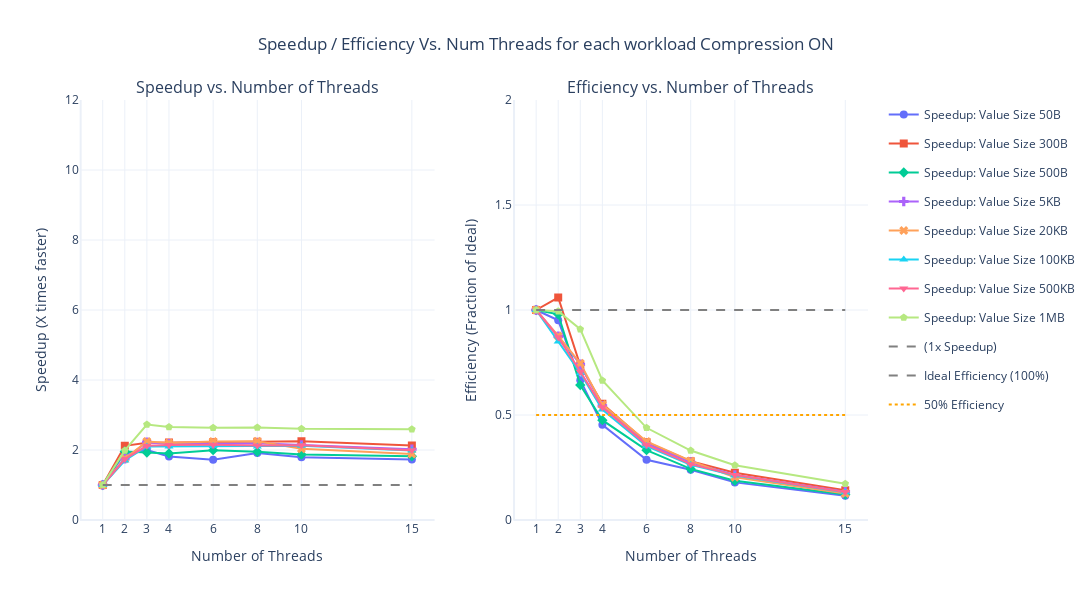
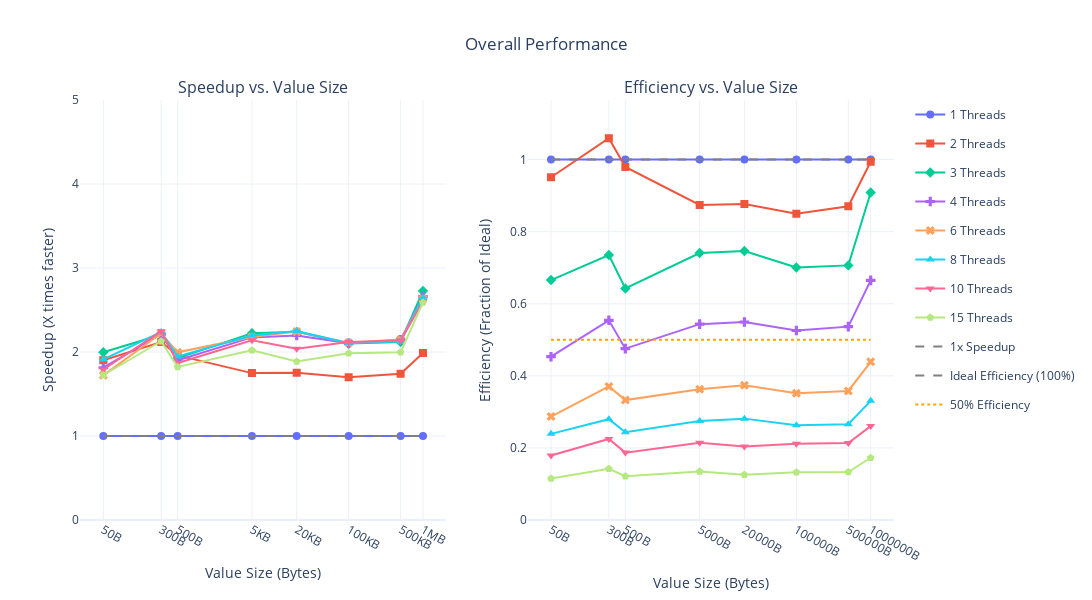
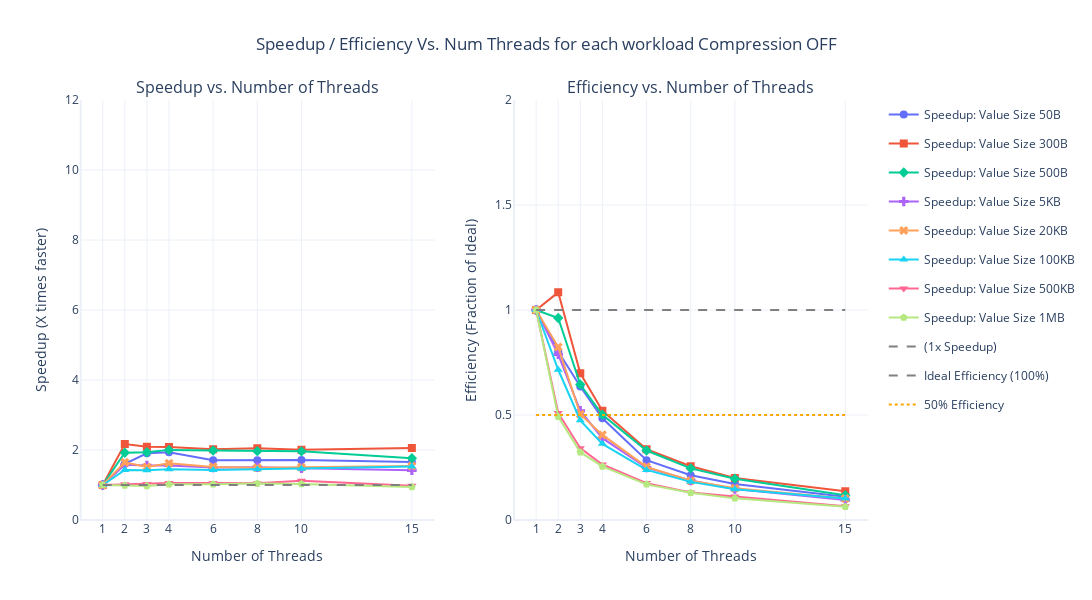
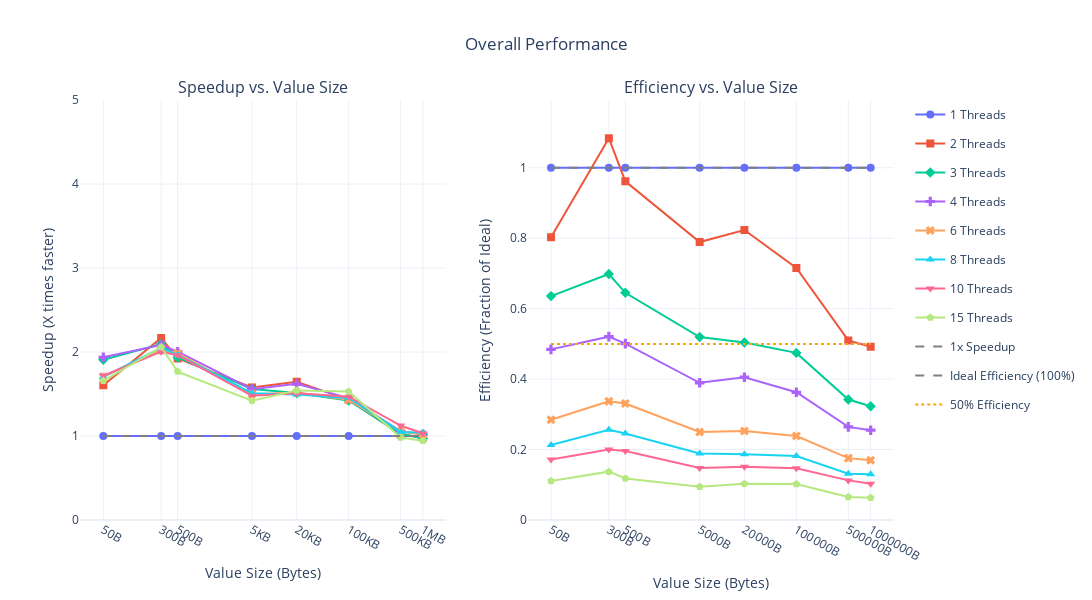

The cell these charts' notebook holds for them, in order:
### Markdown cell above
## Loading and Plotting The Speed up and efficiency of the program for differnet thread configs and workloads

### Code cell
test_configs = [
    {"num_keys": 50.0, "value_size": 50},
    {"num_keys": 50.0, "value_size": 300},
    {"num_keys": 50.0, "value_size": 500},
    {"num_keys": 3.0, "value_size": 5000},
    {"num_keys": 3.0, "value_size": 20000},
    {"num_keys": 0.5, "value_size": 100000},
    {"num_keys": 0.1, "value_size": 500000},
    {"num_keys": 0.1, "value_size": 1000000},

    ]


def load_df(test_config: dict, compression_on: bool):
    num_keys = test_config["num_keys"]
    value_size = test_config["value_size"]
    compression_str = "yes" if compression_on else "no"
    df = pd.read_csv(f"load_summary_{num_keys}keys_{value_size}B_comp-yes_csum-yes.csv")
    ret_df = df[df["rdbcompression"] == compression_str].copy()
    return ret_df


dfs_compression_on = [load_df(config, compression_on=True) for config in test_configs]
dfs_compression_on = [calculate_speedup_and_efficiency(df) for df in dfs_compression_on]
dfs_compression_off = [load_df(config, compression_on=False) for config in test_configs]
dfs_compression_off = [calculate_speedup_and_efficiency(df) for df in dfs_compression_off]

print("\n" + "="*50) # Top border
print("                 COMPRESSION ON")
print("="*50 + "\n") # Bottom border

all_workload_names = [f"Value Size {format_size(config["value_size"])}" for config in test_configs]
plot_performance_by_workload_on_threads(dfs_compression_on, all_workload_names, "Speedup / Efficiency Vs. Num Threads for each workload Compression ON")
plot_combined_workload_performance(dfs_compression_on )

print("\n" + "="*50) # Top border
print("                 COMPRESSION OFF")
print("="*50 + "\n") # Bottom border

plot_performance_by_workload_on_threads(dfs_compression_off, all_workload_names, "Speedup / Efficiency Vs. Num Threads for each workload Compression OFF")
plot_combined_workload_performance(dfs_compression_off)

### Figure 1 — Plotly figure (JSON) as saved in the notebook; plotly's stock layout.template omitted (floating-point values rounded to 4 significant figures)
{"data": [{"legendgroup": "Value Size 50B", "line": {"color": "#636EFA", "width": 2}, "marker": {"size": 8, "symbol": "circle"}, "mode": "lines+markers", "name": "Speedup: Value Size 50B", "showlegend": true, "type": "scatter", "x": [1, 2, 3, 4, 6, 8, 10, 15], "xaxis": "x", "y": [1.0, 1.902, 1.997, 1.813, 1.722, 1.912, 1.792, 1.726], "yaxis": "y"}, {"legendgroup": "Value Size 300B", "line": {"color": "#EF553B", "width": 2}, "marker": {"size": 8, "symbol": "square"}, "mode": "lines+markers", "name": "Speedup: Value Size 300B", "showlegend": true, "type": "scatter", "x": [1, 2, 3, 4, 6, 8, 10, 15], "xaxis": "x", "y": [1.0, 2.119, 2.206, 2.216, 2.223, 2.238, 2.248, 2.128], "yaxis": "y"}, {"legendgroup": "Value Size 500B", "line": {"color": "#00CC96", "width": 2}, "marker": {"size": 8, "symbol": "diamond"}, "mode": "lines+markers", "name": "Speedup: Value Size 500B", "showlegend": true, "type": "scatter", "x": [1, 2, 3, 4, 6, 8, 10, 15], "xaxis": "x", "y": [1.0, 1.96, 1.927, 1.902, 1.996, 1.947, 1.869, 1.822], "yaxis": "y"}, {"legendgroup": "Value Size 5KB", "line": {"color": "#AB63FA", "width": 2}, "marker": {"size": 8, "symbol": "cross"}, "mode": "lines+markers", "name": "Speedup: Value Size 5KB", "showlegend": true, "type": "scatter", "x": [1, 2, 3, 4, 6, 8, 10, 15], "xaxis": "x", "y": [1.0, 1.749, 2.223, 2.174, 2.177, 2.196, 2.141, 2.021], "yaxis": "y"}, {"legendgroup": "Value Size 20KB", "line": {"color": "#FFA15A", "width": 2}, "marker": {"size": 8, "symbol": "x"}, "mode": "lines+markers", "name": "Speedup: Value Size 20KB", "showlegend": true, "type": "scatter", "x": [1, 2, 3, 4, 6, 8, 10, 15], "xaxis": "x", "y": [1.0, 1.753, 2.24, 2.198, 2.243, 2.25, 2.039, 1.888], "yaxis": "y"}, {"legendgroup": "Value Size 100KB", "line": {"color": "#19D3F3", "width": 2}, "marker": {"size": 8, "symbol": "triangle-up"}, "mode": "lines+markers", "name": "Speedup: Value Size 100KB", "showlegend": true, "type": "scatter", "x": [1, 2, 3, 4, 6, 8, 10, 15], "xaxis": "x", "y": [1.0, 1.7, 2.101, 2.103, 2.111, 2.103, 2.118, 1.986], "yaxis": "y"}, {"legendgroup": "Value Size 500KB", "line": {"color": "#FF6692", "width": 2}, "marker": {"size": 8, "symbol": "triangle-down"}, "mode": "lines+markers", "name": "Speedup: Value Size 500KB", "showlegend": true, "type": "scatter", "x": [1, 2, 3, 4, 6, 8, 10, 15], "xaxis": "x", "y": [1.0, 1.741, 2.119, 2.146, 2.148, 2.127, 2.137, 1.996], "yaxis": "y"}, {"legendgroup": "Value Size 1MB", "line": {"color": "#B6E880", "width": 2}, "marker": {"size": 8, "symbol": "pentagon"}, "mode": "lines+markers", "name": "Speedup: Value Size 1MB", "showlegend": true, "type": "scatter", "x": [1, 2, 3, 4, 6, 8, 10, 15], "xaxis": "x", "y": [1.0, 1.988, 2.727, 2.659, 2.634, 2.645, 2.606, 2.591], "yaxis": "y"}, {"legendgroup": "ideal_speedup", "line": {"color": "gray", "dash": "dash"}, "mode": "lines", "name": "(1x Speedup)", "showlegend": true, "type": "scatter", "x": [1, 2, 3, 4, 6, 8, 10, 15], "xaxis": "x", "y": [1, 1, 1, 1, 1, 1, 1, 1], "yaxis": "y"}, {"legendgroup": "Value Size 50B", "line": {"color": "#636EFA", "width": 2}, "marker": {"size": 8, "symbol": "circle"}, "mode": "lines+markers", "name": "Efficiency: Value Size 50B", "showlegend": false, "type": "scatter", "x": [1, 2, 3, 4, 6, 8, 10, 15], "xaxis": "x2", "y": [1.0, 0.951, 0.6657, 0.4532, 0.287, 0.239, 0.1792, 0.1151], "yaxis": "y2"}, {"legendgroup": "Value Size 300B", "line": {"color": "#EF553B", "width": 2}, "marker": {"size": 8, "symbol": "square"}, "mode": "lines+markers", "name": "Efficiency: Value Size 300B", "showlegend": false, "type": "scatter", "x": [1, 2, 3, 4, 6, 8, 10, 15], "xaxis": "x2", "y": [1.0, 1.059, 0.7354, 0.554, 0.3706, 0.2798, 0.2248, 0.1419], "yaxis": "y2"}, {"legendgroup": "Value Size 500B", "line": {"color": "#00CC96", "width": 2}, "marker": {"size": 8, "symbol": "diamond"}, "mode": "lines+markers", "name": "Efficiency: Value Size 500B", "showlegend": false, "type": "scatter", "x": [1, 2, 3, 4, 6, 8, 10, 15], "xaxis": "x2", "y": [1.0, 0.9798, 0.6424, 0.4754, 0.3327, 0.2434, 0.1869, 0.1215], "yaxis": "y2"}, {"legendgroup": "Value Size 5KB", "line": {"color": "#AB63FA", "width": 2}, "marker": {"size": 8, "symbol": "cross"}, "mode": "lines+markers", "name": "Efficiency: Value Size 5KB", "showlegend": false, "type": "scatter", "x": [1, 2, 3, 4, 6, 8, 10, 15], "xaxis": "x2", "y": [1.0, 0.8743, 0.7409, 0.5434, 0.3629, 0.2745, 0.2141, 0.1347], "yaxis": "y2"}, {"legendgroup": "Value Size 20KB", "line": {"color": "#FFA15A", "width": 2}, "marker": {"size": 8, "symbol": "x"}, "mode": "lines+markers", "name": "Efficiency: Value Size 20KB", "showlegend": false, "type": "scatter", "x": [1, 2, 3, 4, 6, 8, 10, 15], "xaxis": "x2", "y": [1.0, 0.8767, 0.7466, 0.5494, 0.3738, 0.2813, 0.2039, 0.1259], "yaxis": "y2"}, {"legendgroup": "Value Size 100KB", "line": {"color": "#19D3F3", "width": 2}, "marker": {"size": 8, "symbol": "triangle-up"}, "mode": "lines+markers", "name": "Efficiency: Value Size 100KB", "showlegend": false, "type": "scatter", "x": [1, 2, 3, 4, 6, 8, 10, 15], "xaxis": "x2", "y": [1.0, 0.85, 0.7004, 0.5258, 0.3519, 0.2629, 0.2118, 0.1324], "yaxis": "y2"}, {"legendgroup": "Value Size 500KB", "line": {"color": "#FF6692", "width": 2}, "marker": {"size": 8, "symbol": "triangle-down"}, "mode": "lines+markers", "name": "Efficiency: Value Size 500KB", "showlegend": false, "type": "scatter", "x": [1, 2, 3, 4, 6, 8, 10, 15], "xaxis": "x2", "y": [1.0, 0.8706, 0.7064, 0.5366, 0.358, 0.2659, 0.2137, 0.1331], "yaxis": "y2"}, {"legendgroup": "Value Size 1MB", "line": {"color": "#B6E880", "width": 2}, "marker": {"size": 8, "symbol": "pentagon"}, "mode": "lines+markers", "name": "Efficiency: Value Size 1MB", "showlegend": false, "type": "scatter", "x": [1, 2, 3, 4, 6, 8, 10, 15], "xaxis": "x2", "y": [1.0, 0.9939, 0.9089, 0.6648, 0.439, 0.3306, 0.2606, 0.1727], "yaxis": "y2"}, {"legendgroup": "ideal_efficiency_1", "line": {"color": "gray", "dash": "dash"}, "mode": "lines", "name": "Ideal Efficiency (100%)", "showlegend": true, "type": "scatter", "x": [1, 2, 3, 4, 6, 8, 10, 15], "xaxis": "x2", "y": [1, 1, 1, 1, 1, 1, 1, 1], "yaxis": "y2"}, {"legendgroup": "ideal_efficiency_05", "line": {"color": "orange", "dash": "dot"}, "mode": "lines", "name": "50% Efficiency", "showlegend": true, "type": "scatter", "x": [1, 2, 3, 4, 6, 8, 10, 15], "xaxis": "x2", "y": [0.5, 0.5, 0.5, 0.5, 0.5, 0.5, 0.5, 0.5], "yaxis": "y2"}], "layout": {"annotations": [{"font": {"size": 16}, "showarrow": false, "text": "Speedup vs. Number of Threads", "x": 0.225, "xanchor": "center", "xref": "paper", "y": 1, "yanchor": "bottom", "yref": "paper"}, {"font": {"size": 16}, "showarrow": false, "text": "Efficiency vs. Number of Threads", "x": 0.775, "xanchor": "center", "xref": "paper", "y": 1, "yanchor": "bottom", "yref": "paper"}], "height": 600, "hovermode": "x unified", "showlegend": true, "title": {"text": "Speedup / Efficiency Vs. Num Threads for each workload Compression ON", "x": 0.5}, "width": 1200, "xaxis": {"anchor": "y", "domain": [0, 0.45], "tickmode": "array", "tickvals": [1, 2, 3, 4, 6, 8, 10, 15], "title": {"text": "Number of Threads"}}, "xaxis2": {"anchor": "y2", "domain": [0.55, 1], "tickmode": "array", "tickvals": [1, 2, 3, 4, 6, 8, 10, 15], "title": {"text": "Number of Threads"}}, "yaxis": {"anchor": "x", "domain": [0, 1], "range": [0, 12], "title": {"text": "Speedup (X times faster)"}}, "yaxis2": {"anchor": "x2", "domain": [0, 1], "range": [0, 2], "title": {"text": "Efficiency (Fraction of Ideal)"}}}}

### Figure 2 — Plotly figure (JSON) as saved in the notebook; plotly's stock layout.template omitted (floating-point values rounded to 4 significant figures)
{"data": [{"legendgroup": "1", "line": {"color": "#636EFA", "width": 2}, "marker": {"size": 8, "symbol": "circle"}, "mode": "lines+markers", "name": "1 Threads", "showlegend": true, "type": "scatter", "x": [50, 300, 500, 5000, 20000, 100000, 500000, 1000000], "xaxis": "x", "y": [1.0, 1.0, 1.0, 1.0, 1.0, 1.0, 1.0, 1.0], "yaxis": "y"}, {"legendgroup": "2", "line": {"color": "#EF553B", "width": 2}, "marker": {"size": 8, "symbol": "square"}, "mode": "lines+markers", "name": "2 Threads", "showlegend": true, "type": "scatter", "x": [50, 300, 500, 5000, 20000, 100000, 500000, 1000000], "xaxis": "x", "y": [1.902, 2.119, 1.96, 1.749, 1.753, 1.7, 1.741, 1.988], "yaxis": "y"}, {"legendgroup": "3", "line": {"color": "#00CC96", "width": 2}, "marker": {"size": 8, "symbol": "diamond"}, "mode": "lines+markers", "name": "3 Threads", "showlegend": true, "type": "scatter", "x": [50, 300, 500, 5000, 20000, 100000, 500000, 1000000], "xaxis": "x", "y": [1.997, 2.206, 1.927, 2.223, 2.24, 2.101, 2.119, 2.727], "yaxis": "y"}, {"legendgroup": "4", "line": {"color": "#AB63FA", "width": 2}, "marker": {"size": 8, "symbol": "cross"}, "mode": "lines+markers", "name": "4 Threads", "showlegend": true, "type": "scatter", "x": [50, 300, 500, 5000, 20000, 100000, 500000, 1000000], "xaxis": "x", "y": [1.813, 2.216, 1.902, 2.174, 2.198, 2.103, 2.146, 2.659], "yaxis": "y"}, {"legendgroup": "6", "line": {"color": "#FFA15A", "width": 2}, "marker": {"size": 8, "symbol": "x"}, "mode": "lines+markers", "name": "6 Threads", "showlegend": true, "type": "scatter", "x": [50, 300, 500, 5000, 20000, 100000, 500000, 1000000], "xaxis": "x", "y": [1.722, 2.223, 1.996, 2.177, 2.243, 2.111, 2.148, 2.634], "yaxis": "y"}, {"legendgroup": "8", "line": {"color": "#19D3F3", "width": 2}, "marker": {"size": 8, "symbol": "triangle-up"}, "mode": "lines+markers", "name": "8 Threads", "showlegend": true, "type": "scatter", "x": [50, 300, 500, 5000, 20000, 100000, 500000, 1000000], "xaxis": "x", "y": [1.912, 2.238, 1.947, 2.196, 2.25, 2.103, 2.127, 2.645], "yaxis": "y"}, {"legendgroup": "10", "line": {"color": "#FF6692", "width": 2}, "marker": {"size": 8, "symbol": "triangle-down"}, "mode": "lines+markers", "name": "10 Threads", "showlegend": true, "type": "scatter", "x": [50, 300, 500, 5000, 20000, 100000, 500000, 1000000], "xaxis": "x", "y": [1.792, 2.248, 1.869, 2.141, 2.039, 2.118, 2.137, 2.606], "yaxis": "y"}, {"legendgroup": "15", "line": {"color": "#B6E880", "width": 2}, "marker": {"size": 8, "symbol": "pentagon"}, "mode": "lines+markers", "name": "15 Threads", "showlegend": true, "type": "scatter", "x": [50, 300, 500, 5000, 20000, 100000, 500000, 1000000], "xaxis": "x", "y": [1.726, 2.128, 1.822, 2.021, 1.888, 1.986, 1.996, 2.591], "yaxis": "y"}, {"legendgroup": "ideal_speedup", "line": {"color": "gray", "dash": "dash"}, "mode": "lines", "name": "1x Speedup", "showlegend": true, "type": "scatter", "x": [50, 300, 500, 5000, 20000, 100000, 500000, 1000000], "xaxis": "x", "y": [1, 1, 1, 1, 1, 1, 1, 1], "yaxis": "y"}, {"legendgroup": "1", "line": {"color": "#636EFA", "width": 2}, "marker": {"size": 8, "symbol": "circle"}, "mode": "lines+markers", "name": "1 Threads", "showlegend": false, "type": "scatter", "x": [50, 300, 500, 5000, 20000, 100000, 500000, 1000000], "xaxis": "x2", "y": [1.0, 1.0, 1.0, 1.0, 1.0, 1.0, 1.0, 1.0], "yaxis": "y2"}, {"legendgroup": "2", "line": {"color": "#EF553B", "width": 2}, "marker": {"size": 8, "symbol": "square"}, "mode": "lines+markers", "name": "2 Threads", "showlegend": false, "type": "scatter", "x": [50, 300, 500, 5000, 20000, 100000, 500000, 1000000], "xaxis": "x2", "y": [0.951, 1.059, 0.9798, 0.8743, 0.8767, 0.85, 0.8706, 0.9939], "yaxis": "y2"}, {"legendgroup": "3", "line": {"color": "#00CC96", "width": 2}, "marker": {"size": 8, "symbol": "diamond"}, "mode": "lines+markers", "name": "3 Threads", "showlegend": false, "type": "scatter", "x": [50, 300, 500, 5000, 20000, 100000, 500000, 1000000], "xaxis": "x2", "y": [0.6657, 0.7354, 0.6424, 0.7409, 0.7466, 0.7004, 0.7064, 0.9089], "yaxis": "y2"}, {"legendgroup": "4", "line": {"color": "#AB63FA", "width": 2}, "marker": {"size": 8, "symbol": "cross"}, "mode": "lines+markers", "name": "4 Threads", "showlegend": false, "type": "scatter", "x": [50, 300, 500, 5000, 20000, 100000, 500000, 1000000], "xaxis": "x2", "y": [0.4532, 0.554, 0.4754, 0.5434, 0.5494, 0.5258, 0.5366, 0.6648], "yaxis": "y2"}, {"legendgroup": "6", "line": {"color": "#FFA15A", "width": 2}, "marker": {"size": 8, "symbol": "x"}, "mode": "lines+markers", "name": "6 Threads", "showlegend": false, "type": "scatter", "x": [50, 300, 500, 5000, 20000, 100000, 500000, 1000000], "xaxis": "x2", "y": [0.287, 0.3706, 0.3327, 0.3629, 0.3738, 0.3519, 0.358, 0.439], "yaxis": "y2"}, {"legendgroup": "8", "line": {"color": "#19D3F3", "width": 2}, "marker": {"size": 8, "symbol": "triangle-up"}, "mode": "lines+markers", "name": "8 Threads", "showlegend": false, "type": "scatter", "x": [50, 300, 500, 5000, 20000, 100000, 500000, 1000000], "xaxis": "x2", "y": [0.239, 0.2798, 0.2434, 0.2745, 0.2813, 0.2629, 0.2659, 0.3306], "yaxis": "y2"}, {"legendgroup": "10", "line": {"color": "#FF6692", "width": 2}, "marker": {"size": 8, "symbol": "triangle-down"}, "mode": "lines+markers", "name": "10 Threads", "showlegend": false, "type": "scatter", "x": [50, 300, 500, 5000, 20000, 100000, 500000, 1000000], "xaxis": "x2", "y": [0.1792, 0.2248, 0.1869, 0.2141, 0.2039, 0.2118, 0.2137, 0.2606], "yaxis": "y2"}, {"legendgroup": "15", "line": {"color": "#B6E880", "width": 2}, "marker": {"size": 8, "symbol": "pentagon"}, "mode": "lines+markers", "name": "15 Threads", "showlegend": false, "type": "scatter", "x": [50, 300, 500, 5000, 20000, 100000, 500000, 1000000], "xaxis": "x2", "y": [0.1151, 0.1419, 0.1215, 0.1347, 0.1259, 0.1324, 0.1331, 0.1727], "yaxis": "y2"}, {"legendgroup": "ideal_efficiency_1", "line": {"color": "gray", "dash": "dash"}, "mode": "lines", "name": "Ideal Efficiency (100%)", "showlegend": true, "type": "scatter", "x": [50, 300, 500, 5000, 20000, 100000, 500000, 1000000], "xaxis": "x2", "y": [1, 1, 1, 1, 1, 1, 1, 1], "yaxis": "y2"}, {"legendgroup": "ideal_efficiency_05", "line": {"color": "orange", "dash": "dot"}, "mode": "lines", "name": "50% Efficiency", "showlegend": true, "type": "scatter", "x": [50, 300, 500, 5000, 20000, 100000, 500000, 1000000], "xaxis": "x2", "y": [0.5, 0.5, 0.5, 0.5, 0.5, 0.5, 0.5, 0.5], "yaxis": "y2"}], "layout": {"annotations": [{"font": {"size": 16}, "showarrow": false, "text": "Speedup vs. Value Size", "x": 0.225, "xanchor": "center", "xref": "paper", "y": 1, "yanchor": "bottom", "yref": "paper"}, {"font": {"size": 16}, "showarrow": false, "text": "Efficiency vs. Value Size", "x": 0.775, "xanchor": "center", "xref": "paper", "y": 1, "yanchor": "bottom", "yref": "paper"}], "height": 600, "hovermode": "x unified", "showlegend": true, "title": {"text": "Overall Performance", "x": 0.5}, "width": 1200, "xaxis": {"anchor": "y", "domain": [0, 0.45], "tickmode": "array", "ticktext": ["50B", "300B", "500B", "5KB", "20KB", "100KB", "500KB", "1MB"], "tickvals": [50, 300, 500, 5000, 20000, 100000, 500000, 1000000], "title": {"text": "Value Size (Bytes)"}, "type": "log"}, "xaxis2": {"anchor": "y2", "domain": [0.55, 1], "tickmode": "array", "ticktext": ["50B", "300B", "500B", "5000B", "20000B", "100000B", "500000B", "1000000B"], "tickvals": [50, 300, 500, 5000, 20000, 100000, 500000, 1000000], "title": {"text": "Value Size (Bytes)"}, "type": "log"}, "yaxis": {"anchor": "x", "domain": [0, 1], "range": [0, 5], "title": {"text": "Speedup (X times faster)"}}, "yaxis2": {"anchor": "x2", "domain": [0, 1], "range": [0, 1.165], "title": {"text": "Efficiency (Fraction of Ideal)"}}}}

### Figure 3 — Plotly figure (JSON) as saved in the notebook; plotly's stock layout.template omitted (floating-point values rounded to 4 significant figures)
{"data": [{"legendgroup": "Value Size 50B", "line": {"color": "#636EFA", "width": 2}, "marker": {"size": 8, "symbol": "circle"}, "mode": "lines+markers", "name": "Speedup: Value Size 50B", "showlegend": true, "type": "scatter", "x": [1, 2, 3, 4, 6, 8, 10, 15], "xaxis": "x", "y": [1.0, 1.605, 1.907, 1.938, 1.708, 1.704, 1.717, 1.657], "yaxis": "y"}, {"legendgroup": "Value Size 300B", "line": {"color": "#EF553B", "width": 2}, "marker": {"size": 8, "symbol": "square"}, "mode": "lines+markers", "name": "Speedup: Value Size 300B", "showlegend": true, "type": "scatter", "x": [1, 2, 3, 4, 6, 8, 10, 15], "xaxis": "x", "y": [1.0, 2.168, 2.095, 2.082, 2.021, 2.05, 2.004, 2.059], "yaxis": "y"}, {"legendgroup": "Value Size 500B", "line": {"color": "#00CC96", "width": 2}, "marker": {"size": 8, "symbol": "diamond"}, "mode": "lines+markers", "name": "Speedup: Value Size 500B", "showlegend": true, "type": "scatter", "x": [1, 2, 3, 4, 6, 8, 10, 15], "xaxis": "x", "y": [1.0, 1.923, 1.935, 2.003, 1.984, 1.967, 1.962, 1.767], "yaxis": "y"}, {"legendgroup": "Value Size 5KB", "line": {"color": "#AB63FA", "width": 2}, "marker": {"size": 8, "symbol": "cross"}, "mode": "lines+markers", "name": "Speedup: Value Size 5KB", "showlegend": true, "type": "scatter", "x": [1, 2, 3, 4, 6, 8, 10, 15], "xaxis": "x", "y": [1.0, 1.578, 1.559, 1.558, 1.498, 1.51, 1.478, 1.42], "yaxis": "y"}, {"legendgroup": "Value Size 20KB", "line": {"color": "#FFA15A", "width": 2}, "marker": {"size": 8, "symbol": "x"}, "mode": "lines+markers", "name": "Speedup: Value Size 20KB", "showlegend": true, "type": "scatter", "x": [1, 2, 3, 4, 6, 8, 10, 15], "xaxis": "x", "y": [1.0, 1.647, 1.511, 1.622, 1.518, 1.495, 1.51, 1.541], "yaxis": "y"}, {"legendgroup": "Value Size 100KB", "line": {"color": "#19D3F3", "width": 2}, "marker": {"size": 8, "symbol": "triangle-up"}, "mode": "lines+markers", "name": "Speedup: Value Size 100KB", "showlegend": true, "type": "scatter", "x": [1, 2, 3, 4, 6, 8, 10, 15], "xaxis": "x", "y": [1.0, 1.431, 1.423, 1.45, 1.43, 1.453, 1.467, 1.53], "yaxis": "y"}, {"legendgroup": "Value Size 500KB", "line": {"color": "#FF6692", "width": 2}, "marker": {"size": 8, "symbol": "triangle-down"}, "mode": "lines+markers", "name": "Speedup: Value Size 500KB", "showlegend": true, "type": "scatter", "x": [1, 2, 3, 4, 6, 8, 10, 15], "xaxis": "x", "y": [1.0, 1.02, 1.026, 1.057, 1.054, 1.049, 1.125, 0.9815], "yaxis": "y"}, {"legendgroup": "Value Size 1MB", "line": {"color": "#B6E880", "width": 2}, "marker": {"size": 8, "symbol": "pentagon"}, "mode": "lines+markers", "name": "Speedup: Value Size 1MB", "showlegend": true, "type": "scatter", "x": [1, 2, 3, 4, 6, 8, 10, 15], "xaxis": "x", "y": [1.0, 0.9834, 0.9688, 1.02, 1.018, 1.04, 1.03, 0.9428], "yaxis": "y"}, {"legendgroup": "ideal_speedup", "line": {"color": "gray", "dash": "dash"}, "mode": "lines", "name": "(1x Speedup)", "showlegend": true, "type": "scatter", "x": [1, 2, 3, 4, 6, 8, 10, 15], "xaxis": "x", "y": [1, 1, 1, 1, 1, 1, 1, 1], "yaxis": "y"}, {"legendgroup": "Value Size 50B", "line": {"color": "#636EFA", "width": 2}, "marker": {"size": 8, "symbol": "circle"}, "mode": "lines+markers", "name": "Efficiency: Value Size 50B", "showlegend": false, "type": "scatter", "x": [1, 2, 3, 4, 6, 8, 10, 15], "xaxis": "x2", "y": [1.0, 0.8027, 0.6356, 0.4844, 0.2846, 0.213, 0.1717, 0.1105], "yaxis": "y2"}, {"legendgroup": "Value Size 300B", "line": {"color": "#EF553B", "width": 2}, "marker": {"size": 8, "symbol": "square"}, "mode": "lines+markers", "name": "Efficiency: Value Size 300B", "showlegend": false, "type": "scatter", "x": [1, 2, 3, 4, 6, 8, 10, 15], "xaxis": "x2", "y": [1.0, 1.084, 0.6983, 0.5205, 0.3368, 0.2562, 0.2004, 0.1373], "yaxis": "y2"}, {"legendgroup": "Value Size 500B", "line": {"color": "#00CC96", "width": 2}, "marker": {"size": 8, "symbol": "diamond"}, "mode": "lines+markers", "name": "Efficiency: Value Size 500B", "showlegend": false, "type": "scatter", "x": [1, 2, 3, 4, 6, 8, 10, 15], "xaxis": "x2", "y": [1.0, 0.9617, 0.645, 0.5009, 0.3307, 0.2458, 0.1962, 0.1178], "yaxis": "y2"}, {"legendgroup": "Value Size 5KB", "line": {"color": "#AB63FA", "width": 2}, "marker": {"size": 8, "symbol": "cross"}, "mode": "lines+markers", "name": "Efficiency: Value Size 5KB", "showlegend": false, "type": "scatter", "x": [1, 2, 3, 4, 6, 8, 10, 15], "xaxis": "x2", "y": [1.0, 0.789, 0.5196, 0.3895, 0.2497, 0.1887, 0.1478, 0.09464], "yaxis": "y2"}, {"legendgroup": "Value Size 20KB", "line": {"color": "#FFA15A", "width": 2}, "marker": {"size": 8, "symbol": "x"}, "mode": "lines+markers", "name": "Efficiency: Value Size 20KB", "showlegend": false, "type": "scatter", "x": [1, 2, 3, 4, 6, 8, 10, 15], "xaxis": "x2", "y": [1.0, 0.8234, 0.5038, 0.4054, 0.2529, 0.1868, 0.151, 0.1028], "yaxis": "y2"}, {"legendgroup": "Value Size 100KB", "line": {"color": "#19D3F3", "width": 2}, "marker": {"size": 8, "symbol": "triangle-up"}, "mode": "lines+markers", "name": "Efficiency: Value Size 100KB", "showlegend": false, "type": "scatter", "x": [1, 2, 3, 4, 6, 8, 10, 15], "xaxis": "x2", "y": [1.0, 0.7154, 0.4744, 0.3626, 0.2384, 0.1816, 0.1467, 0.102], "yaxis": "y2"}, {"legendgroup": "Value Size 500KB", "line": {"color": "#FF6692", "width": 2}, "marker": {"size": 8, "symbol": "triangle-down"}, "mode": "lines+markers", "name": "Efficiency: Value Size 500KB", "showlegend": false, "type": "scatter", "x": [1, 2, 3, 4, 6, 8, 10, 15], "xaxis": "x2", "y": [1.0, 0.5098, 0.3421, 0.2643, 0.1757, 0.1311, 0.1125, 0.06543], "yaxis": "y2"}, {"legendgroup": "Value Size 1MB", "line": {"color": "#B6E880", "width": 2}, "marker": {"size": 8, "symbol": "pentagon"}, "mode": "lines+markers", "name": "Efficiency: Value Size 1MB", "showlegend": false, "type": "scatter", "x": [1, 2, 3, 4, 6, 8, 10, 15], "xaxis": "x2", "y": [1.0, 0.4917, 0.3229, 0.2549, 0.1697, 0.13, 0.103, 0.06285], "yaxis": "y2"}, {"legendgroup": "ideal_efficiency_1", "line": {"color": "gray", "dash": "dash"}, "mode": "lines", "name": "Ideal Efficiency (100%)", "showlegend": true, "type": "scatter", "x": [1, 2, 3, 4, 6, 8, 10, 15], "xaxis": "x2", "y": [1, 1, 1, 1, 1, 1, 1, 1], "yaxis": "y2"}, {"legendgroup": "ideal_efficiency_05", "line": {"color": "orange", "dash": "dot"}, "mode": "lines", "name": "50% Efficiency", "showlegend": true, "type": "scatter", "x": [1, 2, 3, 4, 6, 8, 10, 15], "xaxis": "x2", "y": [0.5, 0.5, 0.5, 0.5, 0.5, 0.5, 0.5, 0.5], "yaxis": "y2"}], "layout": {"annotations": [{"font": {"size": 16}, "showarrow": false, "text": "Speedup vs. Number of Threads", "x": 0.225, "xanchor": "center", "xref": "paper", "y": 1, "yanchor": "bottom", "yref": "paper"}, {"font": {"size": 16}, "showarrow": false, "text": "Efficiency vs. Number of Threads", "x": 0.775, "xanchor": "center", "xref": "paper", "y": 1, "yanchor": "bottom", "yref": "paper"}], "height": 600, "hovermode": "x unified", "showlegend": true, "title": {"text": "Speedup / Efficiency Vs. Num Threads for each workload Compression OFF", "x": 0.5}, "width": 1200, "xaxis": {"anchor": "y", "domain": [0, 0.45], "tickmode": "array", "tickvals": [1, 2, 3, 4, 6, 8, 10, 15], "title": {"text": "Number of Threads"}}, "xaxis2": {"anchor": "y2", "domain": [0.55, 1], "tickmode": "array", "tickvals": [1, 2, 3, 4, 6, 8, 10, 15], "title": {"text": "Number of Threads"}}, "yaxis": {"anchor": "x", "domain": [0, 1], "range": [0, 12], "title": {"text": "Speedup (X times faster)"}}, "yaxis2": {"anchor": "x2", "domain": [0, 1], "range": [0, 2], "title": {"text": "Efficiency (Fraction of Ideal)"}}}}

### Figure 4 — Plotly figure (JSON) as saved in the notebook; plotly's stock layout.template omitted (floating-point values rounded to 4 significant figures)
{"data": [{"legendgroup": "1", "line": {"color": "#636EFA", "width": 2}, "marker": {"size": 8, "symbol": "circle"}, "mode": "lines+markers", "name": "1 Threads", "showlegend": true, "type": "scatter", "x": [50, 300, 500, 5000, 20000, 100000, 500000, 1000000], "xaxis": "x", "y": [1.0, 1.0, 1.0, 1.0, 1.0, 1.0, 1.0, 1.0], "yaxis": "y"}, {"legendgroup": "2", "line": {"color": "#EF553B", "width": 2}, "marker": {"size": 8, "symbol": "square"}, "mode": "lines+markers", "name": "2 Threads", "showlegend": true, "type": "scatter", "x": [50, 300, 500, 5000, 20000, 100000, 500000, 1000000], "xaxis": "x", "y": [1.605, 2.168, 1.923, 1.578, 1.647, 1.431, 1.02, 0.9834], "yaxis": "y"}, {"legendgroup": "3", "line": {"color": "#00CC96", "width": 2}, "marker": {"size": 8, "symbol": "diamond"}, "mode": "lines+markers", "name": "3 Threads", "showlegend": true, "type": "scatter", "x": [50, 300, 500, 5000, 20000, 100000, 500000, 1000000], "xaxis": "x", "y": [1.907, 2.095, 1.935, 1.559, 1.511, 1.423, 1.026, 0.9688], "yaxis": "y"}, {"legendgroup": "4", "line": {"color": "#AB63FA", "width": 2}, "marker": {"size": 8, "symbol": "cross"}, "mode": "lines+markers", "name": "4 Threads", "showlegend": true, "type": "scatter", "x": [50, 300, 500, 5000, 20000, 100000, 500000, 1000000], "xaxis": "x", "y": [1.938, 2.082, 2.003, 1.558, 1.622, 1.45, 1.057, 1.02], "yaxis": "y"}, {"legendgroup": "6", "line": {"color": "#FFA15A", "width": 2}, "marker": {"size": 8, "symbol": "x"}, "mode": "lines+markers", "name": "6 Threads", "showlegend": true, "type": "scatter", "x": [50, 300, 500, 5000, 20000, 100000, 500000, 1000000], "xaxis": "x", "y": [1.708, 2.021, 1.984, 1.498, 1.518, 1.43, 1.054, 1.018], "yaxis": "y"}, {"legendgroup": "8", "line": {"color": "#19D3F3", "width": 2}, "marker": {"size": 8, "symbol": "triangle-up"}, "mode": "lines+markers", "name": "8 Threads", "showlegend": true, "type": "scatter", "x": [50, 300, 500, 5000, 20000, 100000, 500000, 1000000], "xaxis": "x", "y": [1.704, 2.05, 1.967, 1.51, 1.495, 1.453, 1.049, 1.04], "yaxis": "y"}, {"legendgroup": "10", "line": {"color": "#FF6692", "width": 2}, "marker": {"size": 8, "symbol": "triangle-down"}, "mode": "lines+markers", "name": "10 Threads", "showlegend": true, "type": "scatter", "x": [50, 300, 500, 5000, 20000, 100000, 500000, 1000000], "xaxis": "x", "y": [1.717, 2.004, 1.962, 1.478, 1.51, 1.467, 1.125, 1.03], "yaxis": "y"}, {"legendgroup": "15", "line": {"color": "#B6E880", "width": 2}, "marker": {"size": 8, "symbol": "pentagon"}, "mode": "lines+markers", "name": "15 Threads", "showlegend": true, "type": "scatter", "x": [50, 300, 500, 5000, 20000, 100000, 500000, 1000000], "xaxis": "x", "y": [1.657, 2.059, 1.767, 1.42, 1.541, 1.53, 0.9815, 0.9428], "yaxis": "y"}, {"legendgroup": "ideal_speedup", "line": {"color": "gray", "dash": "dash"}, "mode": "lines", "name": "1x Speedup", "showlegend": true, "type": "scatter", "x": [50, 300, 500, 5000, 20000, 100000, 500000, 1000000], "xaxis": "x", "y": [1, 1, 1, 1, 1, 1, 1, 1], "yaxis": "y"}, {"legendgroup": "1", "line": {"color": "#636EFA", "width": 2}, "marker": {"size": 8, "symbol": "circle"}, "mode": "lines+markers", "name": "1 Threads", "showlegend": false, "type": "scatter", "x": [50, 300, 500, 5000, 20000, 100000, 500000, 1000000], "xaxis": "x2", "y": [1.0, 1.0, 1.0, 1.0, 1.0, 1.0, 1.0, 1.0], "yaxis": "y2"}, {"legendgroup": "2", "line": {"color": "#EF553B", "width": 2}, "marker": {"size": 8, "symbol": "square"}, "mode": "lines+markers", "name": "2 Threads", "showlegend": false, "type": "scatter", "x": [50, 300, 500, 5000, 20000, 100000, 500000, 1000000], "xaxis": "x2", "y": [0.8027, 1.084, 0.9617, 0.789, 0.8234, 0.7154, 0.5098, 0.4917], "yaxis": "y2"}, {"legendgroup": "3", "line": {"color": "#00CC96", "width": 2}, "marker": {"size": 8, "symbol": "diamond"}, "mode": "lines+markers", "name": "3 Threads", "showlegend": false, "type": "scatter", "x": [50, 300, 500, 5000, 20000, 100000, 500000, 1000000], "xaxis": "x2", "y": [0.6356, 0.6983, 0.645, 0.5196, 0.5038, 0.4744, 0.3421, 0.3229], "yaxis": "y2"}, {"legendgroup": "4", "line": {"color": "#AB63FA", "width": 2}, "marker": {"size": 8, "symbol": "cross"}, "mode": "lines+markers", "name": "4 Threads", "showlegend": false, "type": "scatter", "x": [50, 300, 500, 5000, 20000, 100000, 500000, 1000000], "xaxis": "x2", "y": [0.4844, 0.5205, 0.5009, 0.3895, 0.4054, 0.3626, 0.2643, 0.2549], "yaxis": "y2"}, {"legendgroup": "6", "line": {"color": "#FFA15A", "width": 2}, "marker": {"size": 8, "symbol": "x"}, "mode": "lines+markers", "name": "6 Threads", "showlegend": false, "type": "scatter", "x": [50, 300, 500, 5000, 20000, 100000, 500000, 1000000], "xaxis": "x2", "y": [0.2846, 0.3368, 0.3307, 0.2497, 0.2529, 0.2384, 0.1757, 0.1697], "yaxis": "y2"}, {"legendgroup": "8", "line": {"color": "#19D3F3", "width": 2}, "marker": {"size": 8, "symbol": "triangle-up"}, "mode": "lines+markers", "name": "8 Threads", "showlegend": false, "type": "scatter", "x": [50, 300, 500, 5000, 20000, 100000, 500000, 1000000], "xaxis": "x2", "y": [0.213, 0.2562, 0.2458, 0.1887, 0.1868, 0.1816, 0.1311, 0.13], "yaxis": "y2"}, {"legendgroup": "10", "line": {"color": "#FF6692", "width": 2}, "marker": {"size": 8, "symbol": "triangle-down"}, "mode": "lines+markers", "name": "10 Threads", "showlegend": false, "type": "scatter", "x": [50, 300, 500, 5000, 20000, 100000, 500000, 1000000], "xaxis": "x2", "y": [0.1717, 0.2004, 0.1962, 0.1478, 0.151, 0.1467, 0.1125, 0.103], "yaxis": "y2"}, {"legendgroup": "15", "line": {"color": "#B6E880", "width": 2}, "marker": {"size": 8, "symbol": "pentagon"}, "mode": "lines+markers", "name": "15 Threads", "showlegend": false, "type": "scatter", "x": [50, 300, 500, 5000, 20000, 100000, 500000, 1000000], "xaxis": "x2", "y": [0.1105, 0.1373, 0.1178, 0.09464, 0.1028, 0.102, 0.06543, 0.06285], "yaxis": "y2"}, {"legendgroup": "ideal_efficiency_1", "line": {"color": "gray", "dash": "dash"}, "mode": "lines", "name": "Ideal Efficiency (100%)", "showlegend": true, "type": "scatter", "x": [50, 300, 500, 5000, 20000, 100000, 500000, 1000000], "xaxis": "x2", "y": [1, 1, 1, 1, 1, 1, 1, 1], "yaxis": "y2"}, {"legendgroup": "ideal_efficiency_05", "line": {"color": "orange", "dash": "dot"}, "mode": "lines", "name": "50% Efficiency", "showlegend": true, "type": "scatter", "x": [50, 300, 500, 5000, 20000, 100000, 500000, 1000000], "xaxis": "x2", "y": [0.5, 0.5, 0.5, 0.5, 0.5, 0.5, 0.5, 0.5], "yaxis": "y2"}], "layout": {"annotations": [{"font": {"size": 16}, "showarrow": false, "text": "Speedup vs. Value Size", "x": 0.225, "xanchor": "center", "xref": "paper", "y": 1, "yanchor": "bottom", "yref": "paper"}, {"font": {"size": 16}, "showarrow": false, "text": "Efficiency vs. Value Size", "x": 0.775, "xanchor": "center", "xref": "paper", "y": 1, "yanchor": "bottom", "yref": "paper"}], "height": 600, "hovermode": "x unified", "showlegend": true, "title": {"text": "Overall Performance", "x": 0.5}, "width": 1200, "xaxis": {"anchor": "y", "domain": [0, 0.45], "tickmode": "array", "ticktext": ["50B", "300B", "500B", "5KB", "20KB", "100KB", "500KB", "1MB"], "tickvals": [50, 300, 500, 5000, 20000, 100000, 500000, 1000000], "title": {"text": "Value Size (Bytes)"}, "type": "log"}, "xaxis2": {"anchor": "y2", "domain": [0.55, 1], "tickmode": "array", "ticktext": ["50B", "300B", "500B", "5000B", "20000B", "100000B", "500000B", "1000000B"], "tickvals": [50, 300, 500, 5000, 20000, 100000, 500000, 1000000], "title": {"text": "Value Size (Bytes)"}, "type": "log"}, "yaxis": {"anchor": "x", "domain": [0, 1], "range": [0, 5], "title": {"text": "Speedup (X times faster)"}}, "yaxis2": {"anchor": "x2", "domain": [0, 1], "range": [0, 1.192], "title": {"text": "Efficiency (Fraction of Ideal)"}}}}
